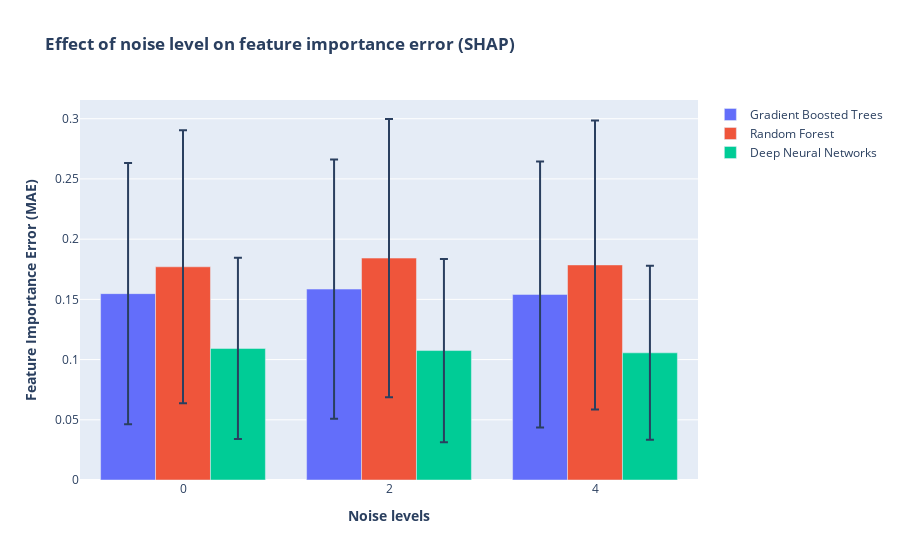

Write notebook code for a chart like this one.
### Code cell
y = [gbsv_noise_mean,rfsv_noise_mean,dnnsv_noise_mean]
err = [gbsv_noise_std,rfsv_noise_std,dnnsv_noise_std]
name = ['Gradient Boosted Trees','Random Forest','Deep Neural Networks']

fig = make_subplots(specs=[[{"secondary_y": False}]])
figure_add_traces(noise, y, name, err)


# Add figure title
fig.update_layout(
    title_text="<b>Effect of noise level on feature importance error (SHAP)</b>",
    barmode='group'
)
# fig.update_traces(texttemplate='%{text:.2s}', textposition='outside')
# fig.update_layout(uniformtext_minsize=8, uniformtext_mode='hide')


# Set x-axis title
fig.update_xaxes(title_text="<b>Noise levels</b>")

# Set y-axes titles
fig.update_yaxes(title_text="<b>Feature Importance Error (MAE)</b>", secondary_y=False)
#fig.update_yaxes(title_text="<b>SHAP Error</b>", secondary_y=True)


fig.show()

### Figure 1 — Plotly figure (JSON) as saved in the notebook; plotly's stock layout.template omitted (floating-point values rounded to 4 significant figures)
{"data": [{"error_y": {"array": [0.1085, 0.1076, 0.1104], "type": "data"}, "name": "Gradient Boosted Trees", "offsetgroup": "0", "showlegend": true, "type": "bar", "x": ["0", "2", "4"], "xaxis": "x", "y": [0.1548, 0.1585, 0.1541], "yaxis": "y"}, {"error_y": {"array": [0.1134, 0.1155, 0.12], "type": "data"}, "name": "Random Forest", "offsetgroup": "1", "showlegend": true, "type": "bar", "x": ["0", "2", "4"], "xaxis": "x", "y": [0.177, 0.1843, 0.1786], "yaxis": "y"}, {"error_y": {"array": [0.07521, 0.07609, 0.07226], "type": "data"}, "name": "Deep Neural Networks", "offsetgroup": "2", "showlegend": true, "type": "bar", "x": ["0", "2", "4"], "xaxis": "x", "y": [0.1092, 0.1075, 0.1056], "yaxis": "y"}], "layout": {"barmode": "group", "title": {"text": "<b>Effect of noise level on feature importance error (SHAP)</b>"}, "xaxis": {"anchor": "y", "domain": [0, 1], "title": {"text": "<b>Noise levels</b>"}}, "yaxis": {"anchor": "x", "domain": [0, 1], "title": {"text": "<b>Feature Importance Error (MAE)</b>"}}}}
